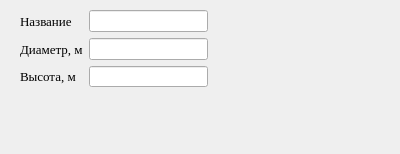
<?xml version="1.0" encoding="UTF-8"?>
<ui version="4.0">
 <class>Form</class>
 <widget class="QWidget" name="Form">
  <property name="geometry">
   <rect>
    <x>0</x>
    <y>0</y>
    <width>400</width>
    <height>154</height>
   </rect>
  </property>
  <property name="font">
   <font>
    <family>Times New Roman</family>
    <pointsize>10</pointsize>
   </font>
  </property>
  <property name="windowTitle">
   <string>Reactor</string>
  </property>
  <widget class="QWidget" name="">
   <property name="geometry">
    <rect>
     <x>20</x>
     <y>10</y>
     <width>188</width>
     <height>77</height>
    </rect>
   </property>
   <layout class="QGridLayout" name="gridLayout">
    <item row="0" column="0">
     <widget class="QLabel" name="label">
      <property name="text">
       <string>Название</string>
      </property>
     </widget>
    </item>
    <item row="0" column="1">
     <widget class="QLineEdit" name="lineEdit_3"/>
    </item>
    <item row="1" column="0">
     <widget class="QLabel" name="label_2">
      <property name="text">
       <string>Диаметр, м</string>
      </property>
     </widget>
    </item>
    <item row="1" column="1">
     <widget class="QLineEdit" name="lineEdit"/>
    </item>
    <item row="2" column="0">
     <widget class="QLabel" name="label_3">
      <property name="text">
       <string>Высота, м</string>
      </property>
     </widget>
    </item>
    <item row="2" column="1">
     <widget class="QLineEdit" name="lineEdit_2"/>
    </item>
   </layout>
  </widget>
 </widget>
 <resources/>
 <connections/>
</ui>
